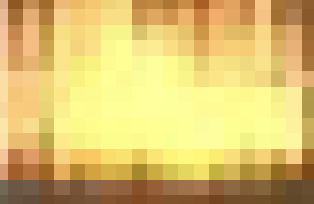
#> input picture 011.png, 314 x 204 px
$ jupyter execute compare.ipynb
#> lines starting #> are read from the running program, lines starting #| are printed output that depends on the picture
# Medyan kanal değerleri: RGB / HSV(Hue) / Lab / YCrCb

[cell 1]
import cv2
import numpy as np
import matplotlib.pyplot as plt

PATHS = {"image": "011.png", "022": "022.png"}

[cell 2]
def load(path):
#> called with path = '011.png'
    img = cv2.imread(path, cv2.IMREAD_UNCHANGED)
#> img is the input picture: shape (204, 314, 4); mean B, G, R, A 111, 193.1, 220.7, 255
    assert img is not None, f"bulunamadı: {path}"
    mask = None
    if img.ndim == 3 and img.shape[2] == 4:      # alpha varsa saydam pikselleri hariç tut
        mask = img[..., 3] > 0
#> mask: shape (204, 314) bool; every value is 1
        img = img[..., :3]
#> img: shape (204, 314, 3)
    return img, mask

imgs = {k: load(p) for k, p in PATHS.items()}
#> call 2 of load, with path = '022.png'
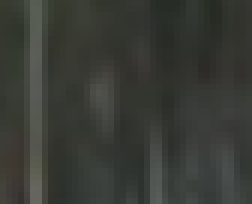
#> input picture 022.png, 42 x 34 px (shown 6 times larger)
#> in load, img is the input picture: shape (34, 42, 4); mean B, G, R, A 53.3, 59, 56.8, 255
#> in load (call 2), `mask = img[..., 3] > 0`: mask: shape (34, 42) bool; every value is 1
#> imgs = 2 items

fig, axs = plt.subplots(1, len(imgs), figsize=(5 * len(imgs), 5))
for ax, (k, (img, _)) in zip(np.atleast_1d(axs), imgs.items()):
    ax.imshow(cv2.cvtColor(img, cv2.COLOR_BGR2RGB)); ax.set_title(f"{k} {img.shape}"); ax.axis("off")
#> this loop made 2 passes
#> k on passes 1 to 2: 'image', '022'
plt.show()
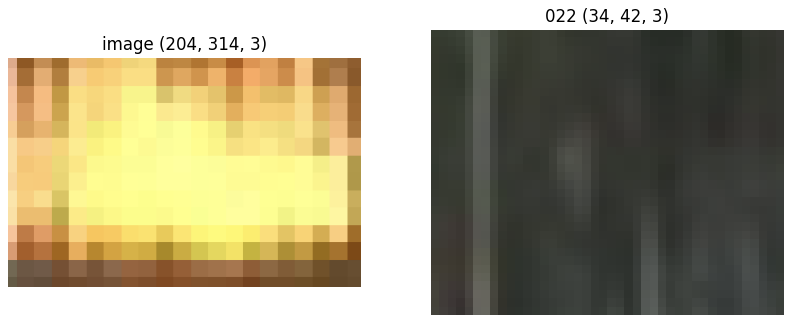
#> figure drawn by matplotlib, 2 panels

[cell 3]
SPACES = {
    "RGB":   (None,                    ["R", "G", "B"]),
    "HSV":   (cv2.COLOR_BGR2HSV,       ["H", "S", "V"]),
    "Lab":   (cv2.COLOR_BGR2LAB,       ["L", "a", "b"]),
    "YCrCb": (cv2.COLOR_BGR2YCrCb,     ["Y", "Cr", "Cb"]),
}

def medians(img, mask=None):
    out = {}
    for space, (code, names) in SPACES.items():
        if code is None:
            conv = img[..., ::-1]                      # BGR -> RGB
        else:
            conv = cv2.cvtColor(img, code)
        px = conv[mask] if mask is not None else conv.reshape(-1, 3)
        for n, v in zip(names, np.median(px, axis=0)):
            out[f"{space}.{n}"] = float(v)
#> this loop made 4 passes
#> (space, code, names) on passes 1 to 4: ('RGB', None, ['R', 'G', 'B']), ('HSV', 40, ['H', 'S', 'V']), ('Lab', 44, ['L', 'a', 'b']), ('YCrCb', 36, ['Y', 'Cr', 'Cb'])
#> after the loop, out = 12 items
    return out

res = {k: medians(*v) for k, v in imgs.items()}
#> the loop in medians (call 2), `for space, (code, names) in SPACES.items():` made 4 passes
#> res = 2 items

keys = list(next(iter(res.values())).keys())
#> keys = ['RGB.R', 'RGB.G', 'RGB.B', 'HSV.H', 'HSV.S', 'HSV.V', 'Lab.L', 'Lab.a', 'Lab.b', 'YCrCb.Y', 'YCrCb.Cr', 'YCrCb.Cb']
print(f"{'channel':<10}" + "".join(f"{k:>10}" for k in res))
#| channel        image       022
for key in keys:
    print(f"{key:<10}" + "".join(f"{res[k][key]:>10.1f}" for k in res))
#> this loop made 12 passes
#| RGB.R          245.0      55.0
#| RGB.G          208.0      57.0
#| RGB.B          123.0      50.0
#| HSV.H           22.0      42.0
#| HSV.S          125.0      25.0
#| HSV.V          245.0      57.0
#| Lab.L          217.0      60.0
#| Lab.a          128.0     126.0
#> (further printed lines are left out)

[cell 4]
fig, axs = plt.subplots(1, len(SPACES), figsize=(4 * len(SPACES), 4))
w = 0.8 / len(res)
#> w = 0.4
for ax, (space, (_, names)) in zip(axs, SPACES.items()):
    x = np.arange(len(names))
    for i, k in enumerate(res):
        ax.bar(x + i * w, [res[k][f"{space}.{n}"] for n in names], w, label=k)
    ax.set_xticks(x + w * (len(res) - 1) / 2); ax.set_xticklabels(names); ax.set_title(space)
#> this loop made 4 passes
axs[0].legend()
plt.tight_layout(); plt.show()
#> after `plt.tight_layout()`:
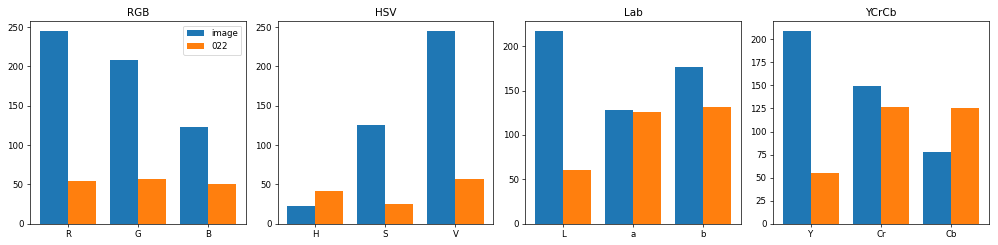
#> figure drawn by matplotlib, 4 panels; panel 1: tallest bar 245 high, from x = -0.2 to 0.2; panel 1: tallest bar 57 high, from x = 1.2 to 1.6; panel 2: tallest bar 245 high, from x = 1.8 to 2.2; panel 2: tallest bar 57 high, from x = 2.2 to 2.6
